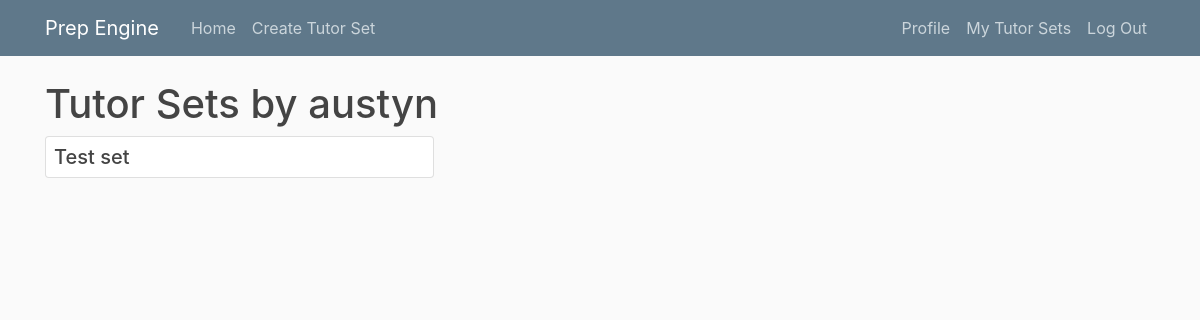
/creator/creatorProfile/1 (signed in), run on an earlier commit of the app's database.
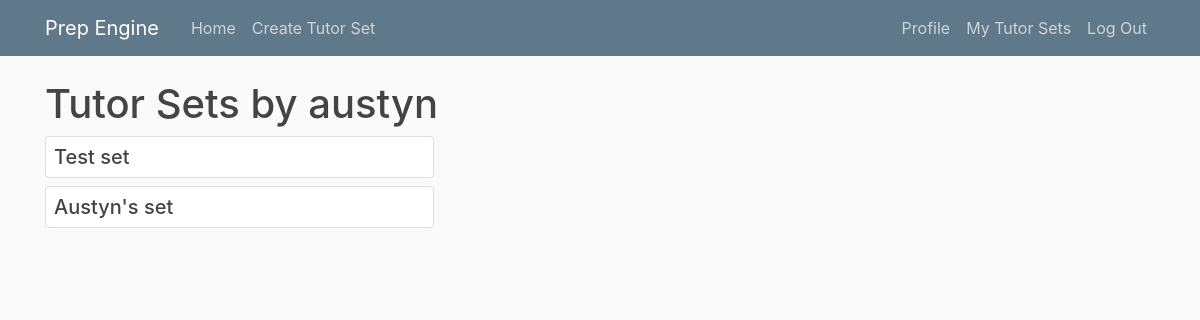
And on a later commit of the database.
### tutor_sets/models.py (models this page shows, shortened)
class TutorSet(models.Model):
    title = models.CharField(max_length=100)
    score = models.PositiveIntegerField(default=0)
    totalQuestions = models.PositiveIntegerField(default=0)
    author = models.ForeignKey(User, on_delete=models.CASCADE)

### users/views.py (the view)
# urls.py: path('creatorProfile/<creator_pk>', CreatorTutorSetListView.as_view(), name='creator-profile'),
class CreatorTutorSetListView(ListView):
    model = TutorSet
    template_name = 'users/creator_profile.html'
    context_object_name = 'tutorSets'
    paginate_by = 5
    def get_queryset(self):
        creator = get_object_or_404(User, pk=self.kwargs.get('creator_pk'))
        return TutorSet.objects.filter(author=creator)
    def get_context_data(self, **kwargs):
        creator = get_object_or_404(User, pk=self.kwargs.get('creator_pk'))
        context = super(CreatorTutorSetListView, self).get_context_data(**kwargs)
        context['creator'] = creator
        return context

### users/templates/users/creator_profile.html (shortened to what this page needs)
{% extends "home/base.html" %}
{% load crispy_forms_tags %}
{% block content %}
    <h1>Tutor Sets by {{ creator.username }}</h1>
{% for tutorSet in tutorSets %}
    <a style="text-decoration: none" href="{% url 'tutorSet-detail' tutorSet.pk %}">
            <div class="card mt-2 mb-2" style="width: 35%">
                <h5 class="card-title m-2">{{ tutorSet.title }}</h5>
            </div>
        </a>
{% endfor %}
{% endblock content %}

What changed in the data, as far as the page shows it:
added TutorSet: title "Austyn's set"
